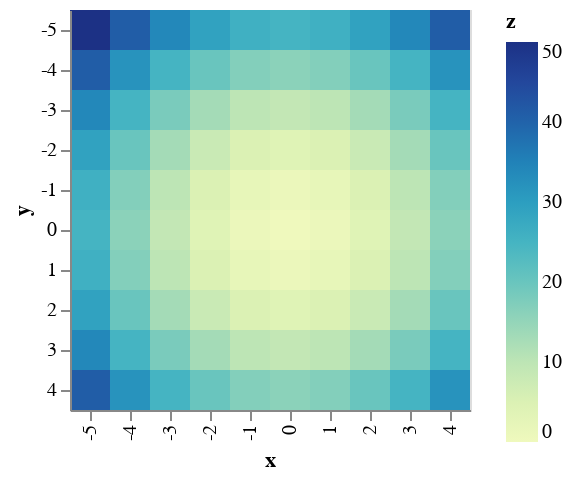

Notebook source saved alongside this figure:
### Code cell
import altair as alt
import numpy as np
import pandas as pd

# Compute x^2 + y^2 across a 2D grid
x, y = np.meshgrid(range(-5, 5), range(-5, 5))
z = x ** 2 + y ** 2

# Convert this grid to columnar data expected by Altair
source = pd.DataFrame({'x': x.ravel(),
                     'y': y.ravel(),
                     'z': z.ravel()})

alt.Chart(source).mark_rect().encode(
    x='x:O',
    y='y:O',
    color='z:Q'
)

### Figure 1 — Vega-Lite specification as saved in the notebook (floating-point values rounded to 4 significant figures)
{"config": {"view": {"continuousWidth": 400, "continuousHeight": 300}}, "data": {"name": "data-1487c93b91dee61ec4c167e470e512f4"}, "mark": "rect", "encoding": {"color": {"field": "z", "type": "quantitative"}, "x": {"field": "x", "type": "ordinal"}, "y": {"field": "y", "type": "ordinal"}}, "$schema": "https://vega.github.io/schema/vega-lite/v4.17.0.json", "datasets": {"data-1487c93b91dee61ec4c167e470e512f4": [{"x": -5, "y": -5, "z": 50}, {"x": -4, "y": -5, "z": 41}, {"x": -3, "y": -5, "z": 34}, {"x": -2, "y": -5, "z": 29}, {"x": -1, "y": -5, "z": 26}, {"x": 0, "y": -5, "z": 25}, {"x": 1, "y": -5, "z": 26}, {"x": 2, "y": -5, "z": 29}, {"x": 3, "y": -5, "z": 34}, {"x": 4, "y": -5, "z": 41}, {"x": -5, "y": -4, "z": 41}, {"x": -4, "y": -4, "z": 32}, {"x": -3, "y": -4, "z": 25}, {"x": -2, "y": -4, "z": 20}, {"x": -1, "y": -4, "z": 17}, {"x": 0, "y": -4, "z": 16}, {"x": 1, "y": -4, "z": 17}, {"x": 2, "y": -4, "z": 20}, {"x": 3, "y": -4, "z": 25}, {"x": 4, "y": -4, "z": 32}, {"x": -5, "y": -3, "z": 34}, {"x": -4, "y": -3, "z": 25}, {"x": -3, "y": -3, "z": 18}, {"x": -2, "y": -3, "z": 13}, {"x": -1, "y": -3, "z": 10}, {"x": 0, "y": -3, "z": 9}, {"x": 1, "y": -3, "z": 10}, {"x": 2, "y": -3, "z": 13}, {"x": 3, "y": -3, "z": 18}, {"x": 4, "y": -3, "z": 25}, {"x": -5, "y": -2, "z": 29}, {"x": -4, "y": -2, "z": 20}, {"x": -3, "y": -2, "z": 13}, {"x": -2, "y": -2, "z": 8}, {"x": -1, "y": -2, "z": 5}, {"x": 0, "y": -2, "z": 4}, {"x": 1, "y": -2, "z": 5}, {"x": 2, "y": -2, "z": 8}, {"x": 3, "y": -2, "z": 13}, {"x": 4, "y": -2, "z": 20}, {"x": -5, "y": -1, "z": 26}, {"x": -4, "y": -1, "z": 17}, {"x": -3, "y": -1, "z": 10}, {"x": -2, "y": -1, "z": 5}, {"x": -1, "y": -1, "z": 2}, {"x": 0, "y": -1, "z": 1}, {"x": 1, "y": -1, "z": 2}, {"x": 2, "y": -1, "z": 5}, {"x": 3, "y": -1, "z": 10}, {"x": 4, "y": -1, "z": 17}, {"x": -5, "y": 0, "z": 25}, {"x": -4, "y": 0, "z": 16}, {"x": -3, "y": 0, "z": 9}, {"x": -2, "y": 0, "z": 4}, {"x": -1, "y": 0, "z": 1}, {"x": 0, "y": 0, "z": 0}, {"x": 1, "y": 0, "z": 1}, {"x": 2, "y": 0, "z": 4}, {"x": 3, "y": 0, "z": 9}, {"x": 4, "y": 0, "z": 16}, {"x": -5, "y": 1, "z": 26}, {"x": -4, "y": 1, "z": 17}, {"x": -3, "y": 1, "z": 10}, {"x": -2, "y": 1, "z": 5}, {"x": -1, "y": 1, "z": 2}, {"x": 0, "y": 1, "z": 1}, {"x": 1, "y": 1, "z": 2}, {"x": 2, "y": 1, "z": 5}, {"x": 3, "y": 1, "z": 10}, {"x": 4, "y": 1, "z": 17}, {"x": -5, "y": 2, "z": 29}, {"x": -4, "y": 2, "z": 20}, {"x": -3, "y": 2, "z": 13}, {"x": -2, "y": 2, "z": 8}, {"x": -1, "y": 2, "z": 5}, {"x": 0, "y": 2, "z": 4}, {"x": 1, "y": 2, "z": 5}, {"x": 2, "y": 2, "z": 8}, {"x": 3, "y": 2, "z": 13}, {"x": 4, "y": 2, "z": 20}, {"x": -5, "y": 3, "z": 34}, {"x": -4, "y": 3, "z": 25}, {"x": -3, "y": 3, "z": 18}, {"x": -2, "y": 3, "z": 13}, {"x": -1, "y": 3, "z": 10}, {"x": 0, "y": 3, "z": 9}, {"x": 1, "y": 3, "z": 10}, {"x": 2, "y": 3, "z": 13}, {"x": 3, "y": 3, "z": 18}, {"x": 4, "y": 3, "z": 25}, {"x": -5, "y": 4, "z": 41}, {"x": -4, "y": 4, "z": 32}, {"x": -3, "y": 4, "z": 25}, {"x": -2, "y": 4, "z": 20}, {"x": -1, "y": 4, "z": 17}, {"x": 0, "y": 4, "z": 16}, {"x": 1, "y": 4, "z": 17}, {"x": 2, "y": 4, "z": 20}, {"x": 3, "y": 4, "z": 25}, {"x": 4, "y": 4, "z": 32}]}}
